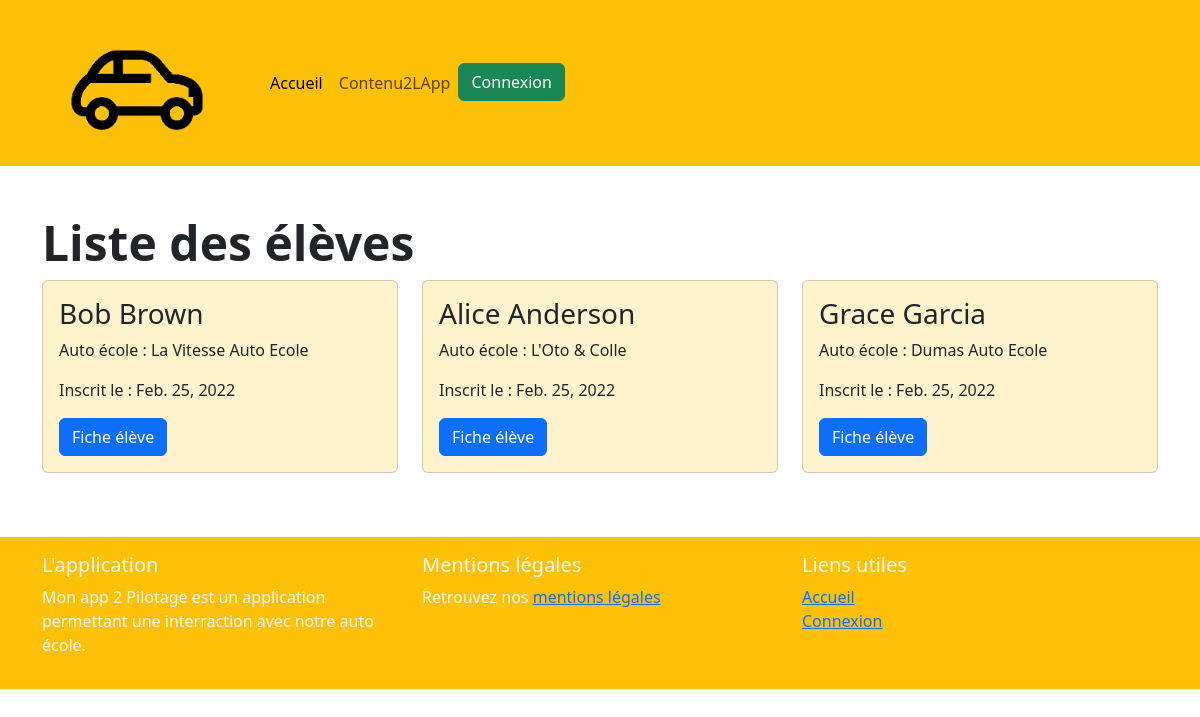
Page /eleves/ on the earlier database version.
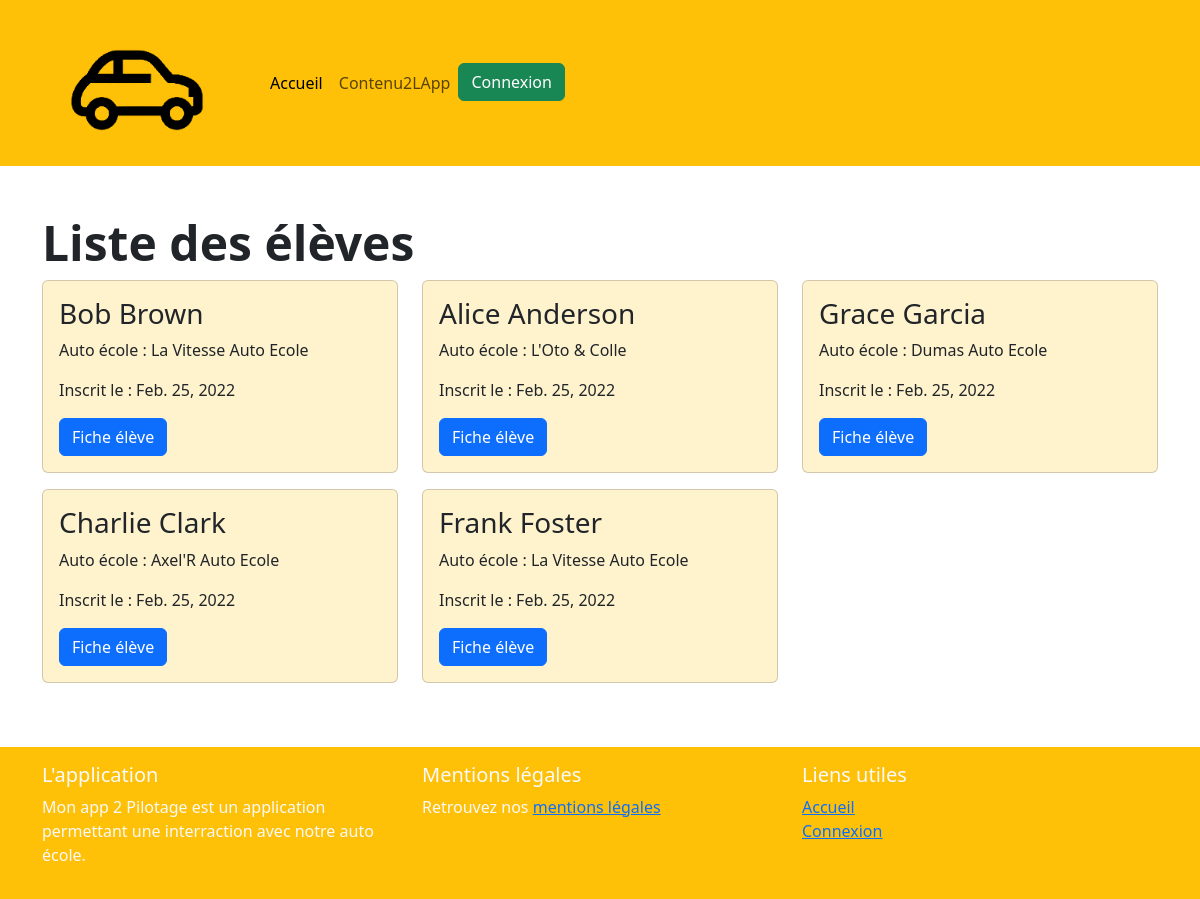
Same page on the later database version.
### monApp2Pilotage/models.py (models this page shows, shortened)
class Inscription(models.Model):
    ecole = models.ForeignKey(Ecoles, on_delete=models.CASCADE)
    eleve = models.ForeignKey(Eleves, on_delete=models.CASCADE, related_name='inscriptions_eleve')
    date_inscription = models.DateField()

class Eleves(models.Model):
    GENDER_CHOICES = [
        ('H', 'Homme'),
        ('F', 'Femme'),
        ('N/A', 'Non-genré'),
    ]
    firstname = models.CharField(max_length=20)
    name = models.CharField(max_length=20)
    dob = models.DateField()
    gender = models.CharField(max_length=3, choices=GENDER_CHOICES)
    date_register = models.DateField()
    ecoles = models.ManyToManyField(Ecoles, through='Inscription', related_name='eleves')

class Ecoles(models.Model):
    name = models.CharField(max_length=50)
    description = models.CharField(max_length=150)
    since = models.PositiveIntegerField()
    students = models.IntegerField(default=0)
    image = models.ImageField(upload_to='ecoles/', default='auto-ecole1.png')

### monApp2Pilotage/views.py (the view)
# urls.py: path('eleves/', eleves_view, name="eleves"),
def eleves_view(request):
    inscriptions = Inscription.objects.all()
    context = {'inscriptions': inscriptions}
    return render(request, 'monApp2Pilotage/liste_eleves.html', context)

### monApp2Pilotage/templates/monApp2Pilotage/liste_eleves.html
{% extends "../base.html" %}
{% load static %}
{% block content %}
<section id="home-header">
    <div class="row">
        <div class="col-md-9">
            <h1 class="display-5 fw-bold">Liste des élèves</h1>
        </div>
        {% for inscription in inscriptions %}
        <div class="col-md-4 mb-3">
            <div class="card bg-warning-subtle">
                <div class="card-body">
                    <h3 class="card-title">{{ inscription.eleve.firstname }} {{ inscription.eleve.name }}</h3>
                    <p class="card-text">Auto école : {{ inscription.ecole.name }}</p>
                    <p class="card-text">Inscrit le : {{ inscription.date_inscription }}</p>
                    <a href="{% url 'eleve_view' inscription.eleve.id %}" class="btn btn-primary">Fiche élève</a>
                </div>
            </div>
        </div>
        {% endfor %}
    </div>
</section>
{% endblock %}

Differences in the rows shown:
added Inscription: eleve.firstname "Charlie", eleve.name "Clark", ecole.name "Axel'R Auto Ecole", date_inscription "Feb. 25, 2022"
added Inscription: eleve.firstname "Frank", eleve.name "Foster", ecole.name "La Vitesse Auto Ecole", date_inscription "Feb. 25, 2022"
